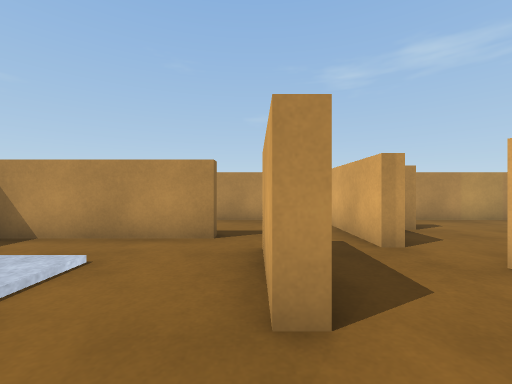
view 1 (above)

20 first-person views from a walk through a Unity game level. The camera is 0.47 m above the floor, looks level and sees 90° across. The floor is counted in squares, 0.5 m on a side. Each view is taken from the middle of a square. On the plan, view 1 faces up. The plan holds only what a view shows up to about 10 squares ahead; the rest is blank. Surface patterns are stand-ins for the level's own textures.

view 2
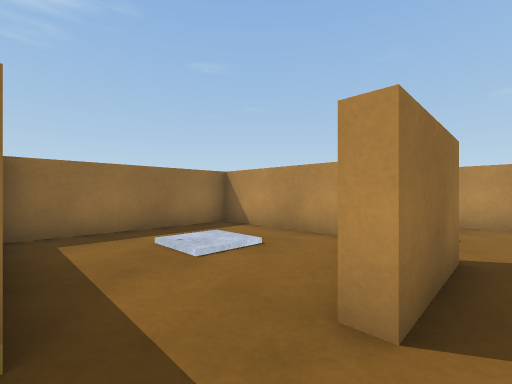

view 3
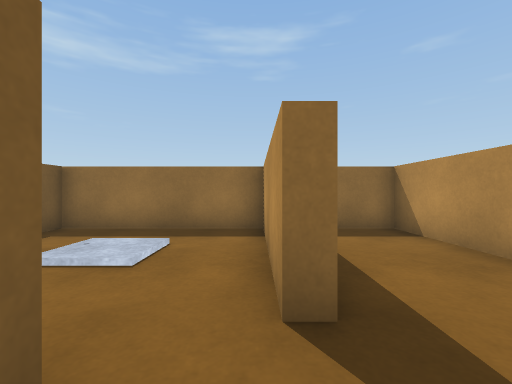

view 4
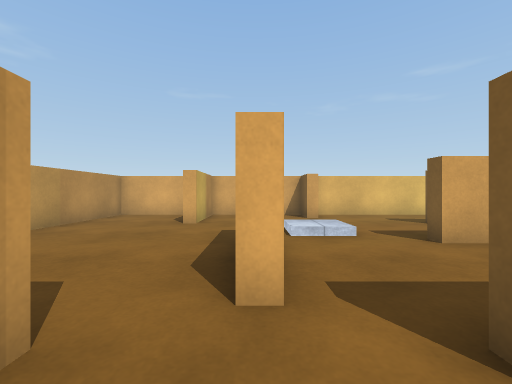

view 5
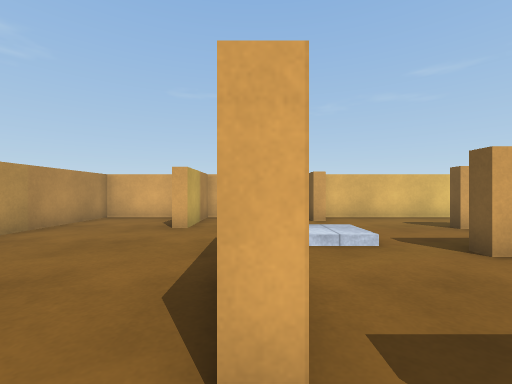

view 6
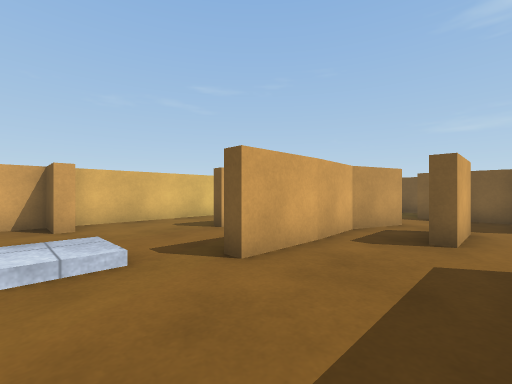

view 7
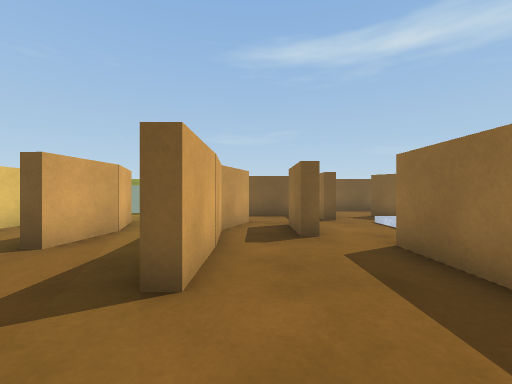

view 8
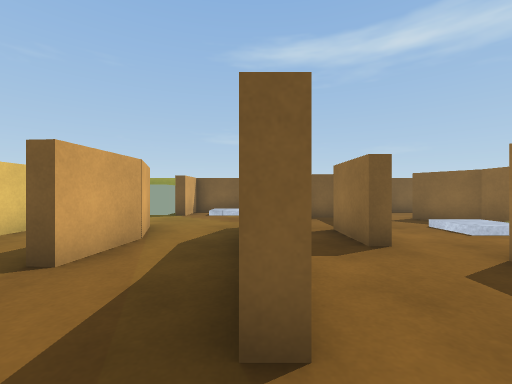

view 9
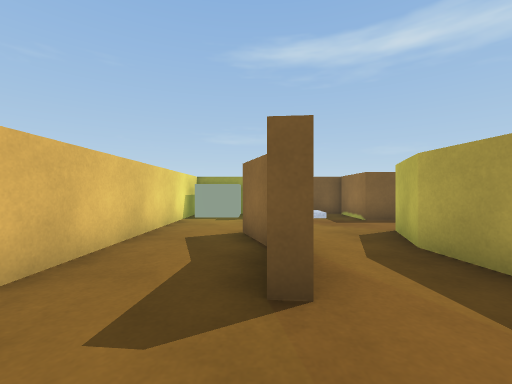

view 10
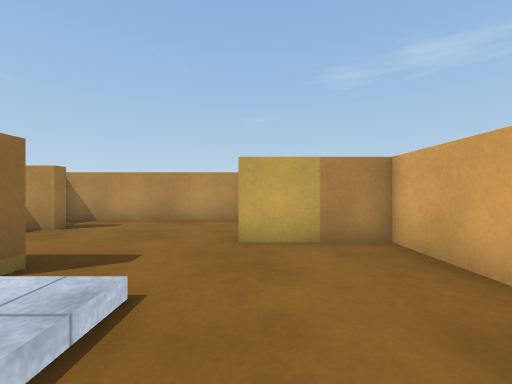

view 11
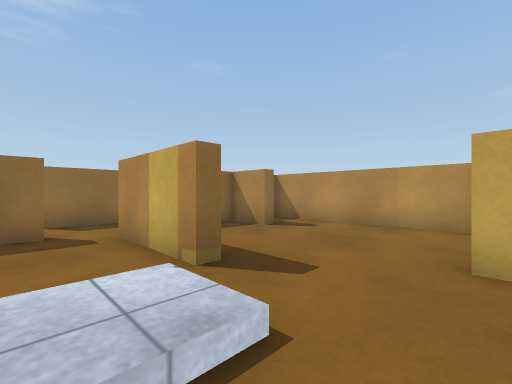

view 12
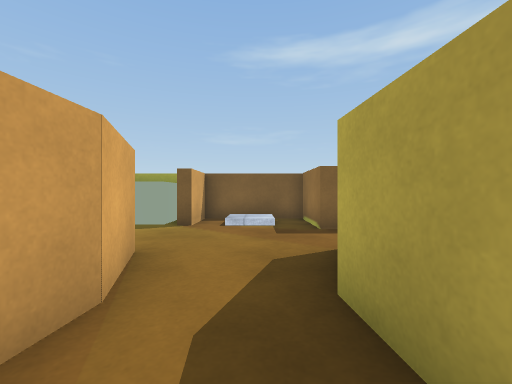

view 13
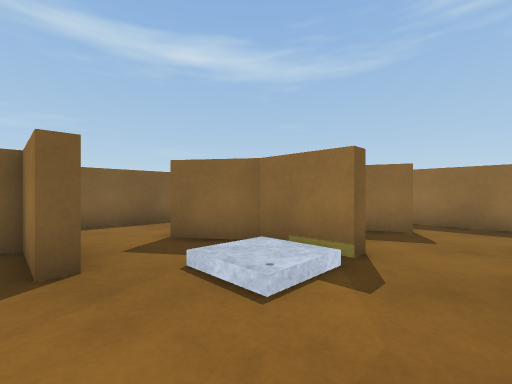

view 14
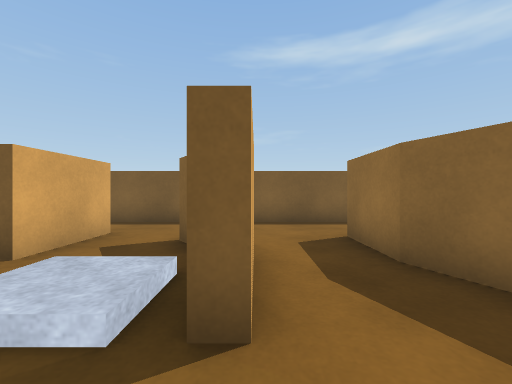

view 15
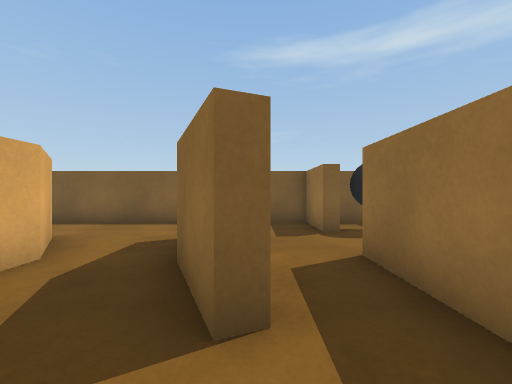

view 16
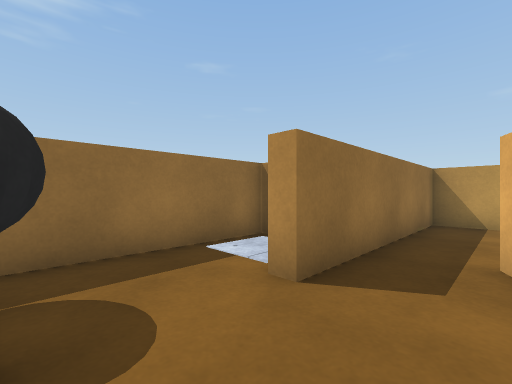

view 17
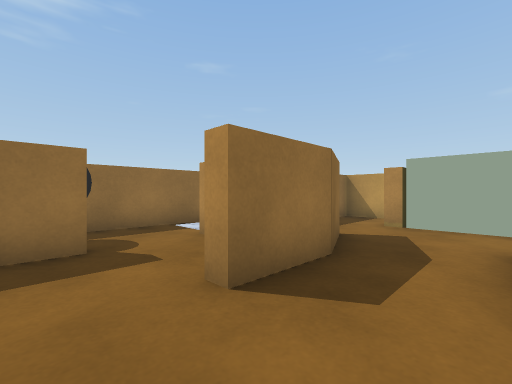

view 18
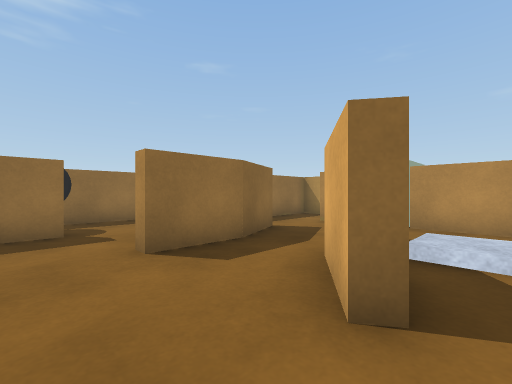

view 19
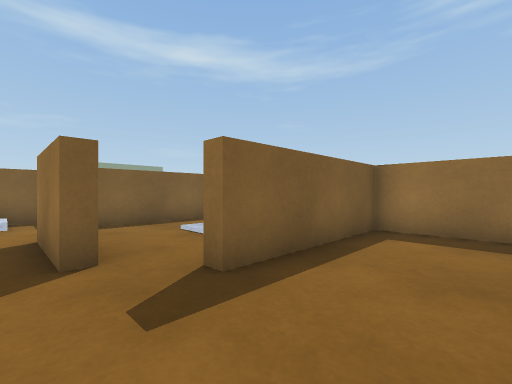

view 20
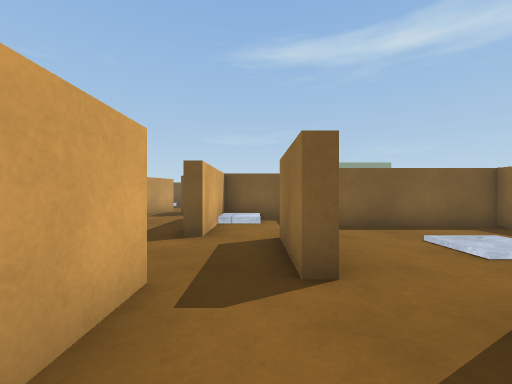

### Floor plan
Points are (right, up) in squares from view 1. A wall is a line through its corners. A room is listed if a view was taken in it or the views show most of it. See-through windows are left out.
Room 1 (views 1, 2)
walls: (0.5, 1.7) (0.1, 1.7) (0.1, 4); (-0.9, 5.2) (-5.6, 5.2) (-5.6, 0) (-0.9, 0); (2.1, -0.6) (2.1, 1.6)
ways out: opening at (1, 2) to room 2; opening at (0.5, 0) to room 3
Room 2 (views 3, 4, 5, 6, 7, 8, 9, 10, 11, 12, 13, 14)
walls: (6.1, -2.8) (6.2, -4.3) (5.6, -6.2); (5.7, -4.4) (5.7, -0.4) (6.1, -0.4); (10.3, 0.6) (10.3, 1.1) (11.5, 1.1) (11.5, 4.8) (8.7, 4.8) (8.7, 5.2); (8.8, -4.4) (9.3, -6); (6.1, 3.2) (6.1, 2.8) (3.1, 2.8) (3.1, 3.2); (5.2, -6.1) (5.9, -4.2); (8.9, -6.1) (8.3, -4.2) (8.5, -2.2) (9, -2.2); (2.1, 1.6) (2.5, 1.6) (2.5, -2.5); (3.6, -5.4) (3.6, -3.4) (4, -3.4) (4, -5.5); (1, -2.5) (-0.5, -2.5); (2.6, 4.3) (2.1, 4.3) (2.1, 5.5); (4, 6.4) (2.5, 6.4); (0.5, 4.3) (0.5, 1.7); (11.5, 6.1) (11.5, 8.6) (2.5, 8.6); (-1, -4.6) (-0.6, -4.6) (-0.6, -6.5) (0.5, -8); (8.7, -9.8) (8.7, -9.1) (9.3, -9.1); (2.3, -8.9) (2.3, -6.5) (2.7, -6.5) (2.7, -8.5) (5.4, -8.5) (5.4, -11) (8.9, -11); (8.7, -10.6) (8.7, -9.9); (11.5, -10) (11.5, 0.5); (9.8, -11) (11.2, -11)
ways out: opening at (1, 2) to room 1; opening at (-1, -3.5) to room 3; opening at (1, -7.5) to room 5; opening at (1, 5) to room 6
objects: cube (10, -10) to (11, -10)
Room 3 (view 15)
walls: (-3, -2.5) (-3.5, -2.5); (-4.2, -4.8) (-3.7, -4.6) (-2.9, -6.4) (-2.9, -7.4); (-4.1, -0.4) (-5.6, -0.4) (-5.6, -5.6); (0.1, -2.1) (2.1, -2.1) (2.1, -0.6); (-1, -6.6) (-1, -4.6)
ways out: opening at (0.5, 0) to room 1; opening at (-1, -3.5) to room 2; opening at (-5, -5) to room 4; opening at (-2, -8) to room 5
objects: cube (-3, -2) to (-1, -1)
Room 4 (view 16)
walls: (-6, -9.1) (-5.6, -9.1) (-5.6, -11) (-3.6, -11); (-5.6, -5.6) (-5.6, -6.8) (-6, -6.8)
ways out: opening at (-5, -5) to room 3; opening at (-3, -9.5) to room 5; opening at (-6, -7.5)
Room 5 (views 17, 18)
walls: (0.5, -8) (0.2, -8.2) (-1, -6.6); (-2.9, -7.4) (-2.9, -8.4) (-3.4, -8.4); (-3.6, -11) (3.6, -11)
ways out: opening at (1, -7.5) to room 2; opening at (-2, -8) to room 3; opening at (-3, -9.5) to room 4
Room 6 (views 19, 20)
walls: (0, 4.3) (0.5, 4.3); (1, 8.6) (-5.6, 8.6) (-5.6, 5.6) (-0.9, 5.6) (-0.9, 5.2); (2.1, 5.5) (2.1, 7.2)
ways out: opening at (1, 5) to room 2

Where each view was taken, in squares from view 1:
view 1: 0 up, 0 right, facing up
view 2: 0 up, 1 right, facing up-left
view 3: 5 up, 1 right, facing left
view 4: 3 up, 1 right, facing right
view 5: 3 up, 2 right, facing right
view 6: 2 up, 3 right, facing down-right
view 7: 2 up, 5 right, facing down
view 8: 1 up, 6 right, facing down
view 9: 0 up, 9 right, facing down
view 10: 0 up, 9 right, facing up
view 11: 1 up, 9 right, facing up-left
view 12: 2 down, 7 right, facing down
view 13: 3 down, 3 right, facing down-left
view 14: 3 down, 1 left, facing down
view 15: 3 down, 4 left, facing down
view 16: 9 down, 4 left, facing up-left
view 17: 10 down, 1 left, facing up-left
view 18: 10 down, 1 right, facing up-left
view 19: 8 up, 1 right, facing down-left
view 20: 7 up, 1 right, facing down
